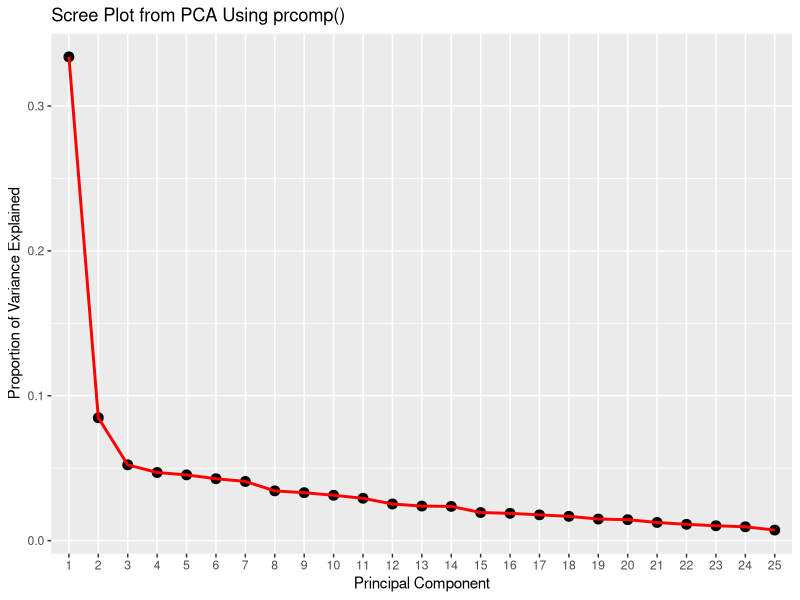
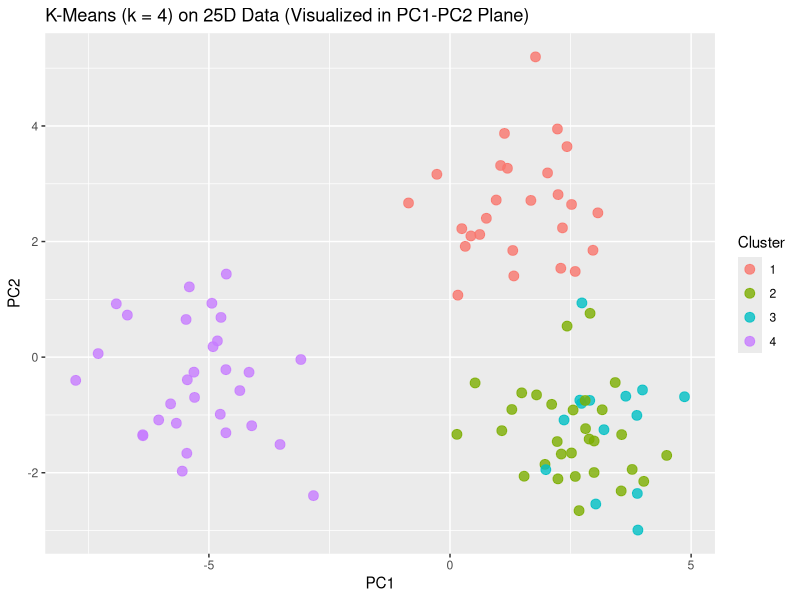
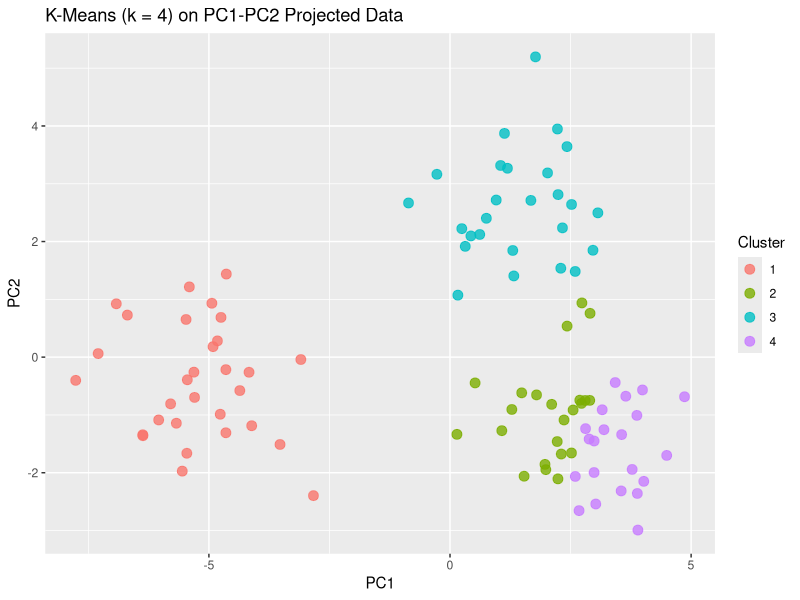
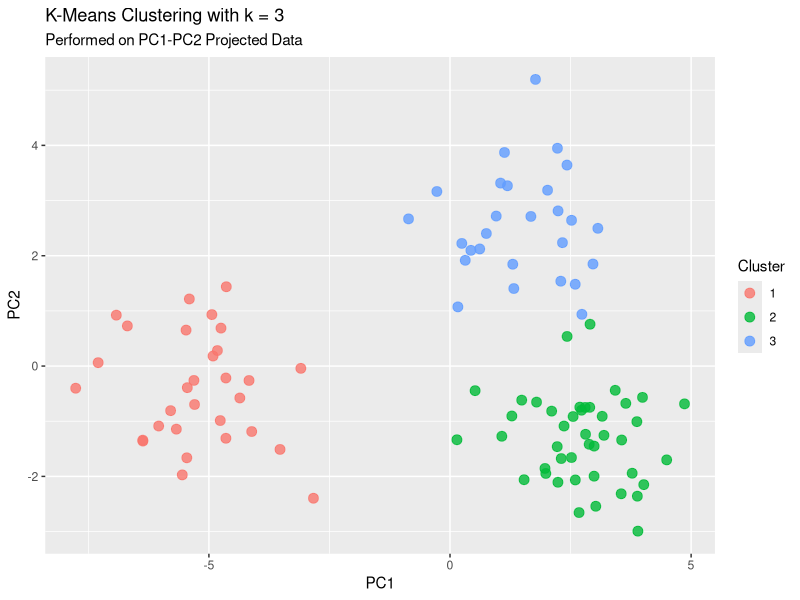
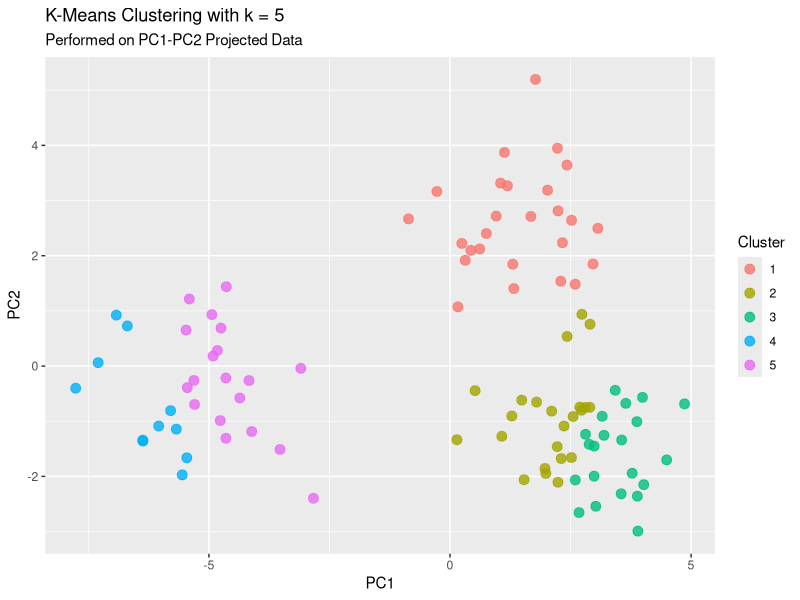
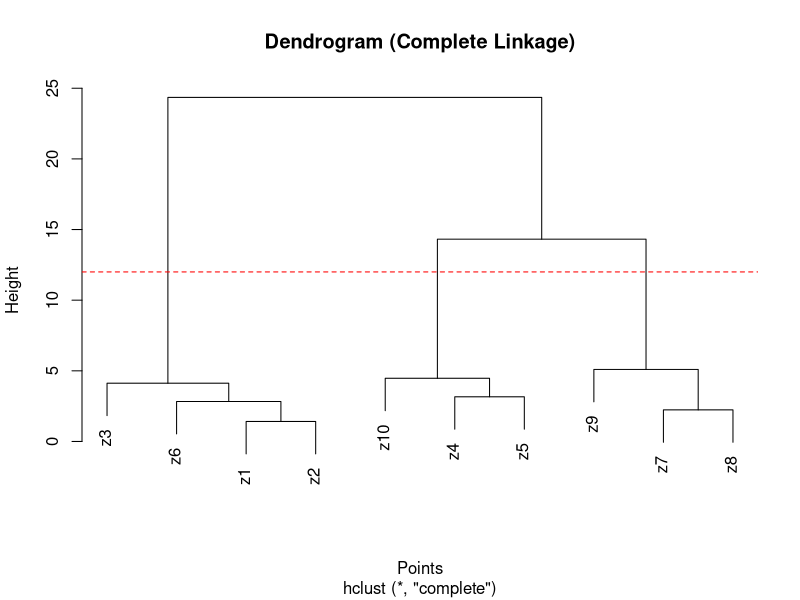

The R script that drew these images, in order:
## ---- chunk 1
knitr::opts_chunk$set(echo = TRUE,eval = TRUE)
## ---- chunk 2
# import the tidyverse environment
library(tidyverse)
library(MASS)
## ---- chunk 3
# input these data points
X <- matrix(c(
  2, 3,
  2, 5,
  3, 6,
  4, 5,
  5, 8,
  6, 10,
  6, 7,
  7, 11,
  7, 9,
  8, 12
), ncol = 2, byrow = TRUE)

# use prcomp to execute PCA
pca_result <- prcomp(X, center = TRUE, scale. = FALSE)

# output the first principal component
u1 <- pca_result$rotation[,1]
u1
## ---- chunk 4
# generate the data points
set.seed(111)
n <- 100
p <- 25
mean1 <- c(-2.5, -2.5, rep(0, p-2))
mean2 <- c(4, rep(0, p-1))
mean3 <- c(2, 3.5, -1, rep(0, p-3))
mean4 <- c(2, 3.3, 1, rep(0, p-3))
# X1 <- matrix(rnorm(n*p, mean=mean1, sd=1.0), n, p)
# X2 <- matrix(rnorm(n*p, mean=mean2, sd=1.0), n, p)
# X3 <- matrix(rnorm(n*p, mean=mean3, sd=1.0), n, p)
# X4 <- matrix(rnorm(n*p, mean=mean4, sd=1.0), n, p)
X1 <- MASS::mvrnorm(n, mean1, diag(1, nrow = p, ncol = p))
X2 <- MASS::mvrnorm(n, mean2, diag(1, nrow = p, ncol = p))
X3 <- MASS::mvrnorm(n, mean3, diag(1, nrow = p, ncol = p))
X4 <- MASS::mvrnorm(n, mean4, diag(1, nrow = p, ncol = p))
# Combine a "mixture" of 30 + 30 + 20 + 20 = 100 obs from 4 subgroups
X <- rbind(X1[1:30,], X2[1:30,], X3[1:20,], X4[1:20,])

# PCA using prcomp()
pca_result <- prcomp(X, center = TRUE, scale. = FALSE)

# First principal component direction
u1 <- pca_result$rotation[, 1]
u1

# Project data onto u1
proj_scores <- as.vector((scale(X, center = TRUE, scale = FALSE)) %*% u1)

# Compute variance along u1 direction
directional_variance <- mean(proj_scores^2)
directional_variance
## ---- chunk 5
sdev <- pca_result$sdev

# variance
var_explained <- sdev^2
var_explained_ratio <- var_explained / sum(var_explained)

# make a tiny data frame
scree_df <- tibble(
  PC = factor(1:length(var_explained_ratio)),
  VarianceExplained = var_explained_ratio
)

# draw Scree Plot
ggplot(scree_df, aes(x = PC, y = VarianceExplained, group = 1)) +
  geom_point(size = 3) +
  geom_line(linewidth = 1, color = "red") +
  labs(title = "Scree Plot from PCA Using prcomp()",
       x = "Principal Component",
       y = "Proportion of Variance Explained")
## ---- chunk 6
# generate the data points
set.seed(111)
n <- 100
p <- 25
mean1 <- c(-2.5, -2.5, rep(0, p-2))
mean2 <- c(4, rep(0, p-1))
mean3 <- c(2, 3.5, -1, rep(0, p-3))
mean4 <- c(2, 3.3, 1, rep(0, p-3))
# X1 <- matrix(rnorm(n*p, mean=mean1, sd=1.0), n, p)
# X2 <- matrix(rnorm(n*p, mean=mean2, sd=1.0), n, p)
# X3 <- matrix(rnorm(n*p, mean=mean3, sd=1.0), n, p)
# X4 <- matrix(rnorm(n*p, mean=mean4, sd=1.0), n, p)
X1 <- MASS::mvrnorm(n, mean1, diag(1, nrow = p, ncol = p))
X2 <- MASS::mvrnorm(n, mean2, diag(1, nrow = p, ncol = p))
X3 <- MASS::mvrnorm(n, mean3, diag(1, nrow = p, ncol = p))
X4 <- MASS::mvrnorm(n, mean4, diag(1, nrow = p, ncol = p))
# Combine a "mixture" of 30 + 30 + 20 + 20 = 100 obs from 4 subgroups
X <- rbind(X1[1:30,], X2[1:30,], X3[1:20,], X4[1:20,])

# PCA using prcomp()
pca_result <- prcomp(X, center = TRUE, scale. = FALSE)
PCs <- as_tibble(pca_result$x[, 1:2])

set.seed(123)  # set reproducibility
km_orig <- kmeans(X, centers = 4, nstart = 25)

PCs_with_orig_cluster <- PCs %>%
  mutate(cluster_orig25D = factor(km_orig$cluster))

plot1 <- ggplot(PCs_with_orig_cluster, aes(x = PC1, y = PC2, color = cluster_orig25D)) +
  geom_point(size = 3, alpha = 0.8) +
  labs(title = "K-Means (k = 4) on 25D Data (Visualized in PC1-PC2 Plane)",
       x = "PC1", y = "PC2", color = "Cluster")

plot1
## ---- chunk 7
set.seed(123)
km_pca <- kmeans(PCs, centers = 4, nstart = 25)

PCs_with_pca_cluster <- PCs %>%
  mutate(cluster_PC = factor(km_pca$cluster))

# plot a graph
plot2 <- ggplot(PCs_with_pca_cluster, aes(x = PC1, y = PC2, color = cluster_PC)) +
  geom_point(size = 3, alpha = 0.8) +
  labs(title = "K-Means (k = 4) on PC1-PC2 Projected Data",
       x = "PC1", y = "PC2", color = "Cluster")
plot2
## ---- chunk 8
set.seed(123)
km_k3 <- kmeans(PCs, centers = 3, nstart = 25)

PCs_k3 <- PCs %>%
  mutate(cluster_k3 = factor(km_k3$cluster))

# plot the graph
ggplot(PCs_k3, aes(x = PC1, y = PC2, color = cluster_k3)) +
  geom_point(size = 3, alpha = 0.8) +
  labs(
    title = "K-Means Clustering with k = 3",
    subtitle = "Performed on PC1-PC2 Projected Data",
    x = "PC1", y = "PC2", color = "Cluster"
  ) 

set.seed(123)
km_k5 <- kmeans(PCs, centers = 5, nstart = 25)

PCs_k5 <- PCs %>%
  mutate(cluster_k5 = factor(km_k5$cluster))

# plot the graph
ggplot(PCs_k5, aes(x = PC1, y = PC2, color = cluster_k5)) +
  geom_point(size = 3, alpha = 0.8) +
  labs(
    title = "K-Means Clustering with k = 5",
    subtitle = "Performed on PC1-PC2 Projected Data",
    x = "PC1", y = "PC2", color = "Cluster"
  )
## ---- chunk 9
points <- matrix(c(
  2, 4,   # z1
  3, 3,   # z2
  3, 6,   # z3
  5, 15,  # z4
  6, 12,  # z5
  4, 2,   # z6
  10, 22, # z7
  11, 20, # z8
  12, 25, # z9
  8, 16   # z10
), ncol = 2, byrow = TRUE)

colnames(points) <- c("x", "y")
rownames(points) <- paste0("z", 1:10)

# C1: z1, z6
# C2: z2, z3, z5
# C3: z4, z7, z8, z9, z10
initial_clusters <- list(
  C1 = c(1, 6),
  C2 = c(2, 3, 5),
  C3 = c(4, 7, 8, 9, 10)
)

compute_centroid <- function(indices) {
  colMeans(points[indices, , drop = FALSE])
}

centroids <- t(sapply(initial_clusters, compute_centroid))
centroids

assign_to_nearest <- function(pt, centroids) {
  dists <- apply(centroids, 1, function(center) sum((pt - center)^2))
  which.min(dists)
}

new_cluster_ids <- apply(points, 1, assign_to_nearest, centroids = centroids)
cluster_names <- names(initial_clusters)[new_cluster_ids]

data.frame(Point = rownames(points), AssignedTo = cluster_names)
## ---- chunk 10
# the first update
updated_clusters <- list(
  C1 = which(cluster_names == "C1"),
  C2 = which(cluster_names == "C2"),
  C3 = which(cluster_names == "C3")
)

centroids_2 <- t(sapply(updated_clusters, function(indices) {
  colMeans(points[indices, , drop = FALSE])
}))
centroids_2

new_cluster_ids_2 <- apply(points, 1, assign_to_nearest, centroids = centroids_2)
cluster_names_2 <- names(updated_clusters)[new_cluster_ids_2]

data.frame(Point = rownames(points),
           ClusterAfterUpdate1 = cluster_names,
           ClusterAfterUpdate2 = cluster_names_2)
## ---- chunk 11
points <- matrix(c(
  2, 4,   # z1
  3, 3,   # z2
  3, 6,   # z3
  5, 15,  # z4
  6, 12,  # z5
  4, 2,   # z6
  10, 22, # z7
  11, 20, # z8
  12, 25, # z9
  8, 16   # z10
), ncol = 2, byrow = TRUE)

colnames(points) <- c("x", "y")
rownames(points) <- paste0("z", 1:10)

set.seed(123) # keep the reproducibility

results <- list()

for (i in 1:5) {
  km <- kmeans(points, centers = 3, nstart = 1)
  results[[i]] <- list(
    clusters = km$cluster,
    tot_withinss = km$tot.withinss
  )
}

for (i in 1:5) {
  cat("Run", i, "\n")
  cat("Cluster assignment:", results[[i]]$clusters, "\n")
  cat("Total within-cluster sum of squares:", results[[i]]$tot_withinss, "\n\n")
}
## ---- chunk 12
points <- matrix(c(
  2, 4,   # z1
  3, 3,   # z2
  3, 6,   # z3
  5, 15,  # z4
  6, 12,  # z5
  4, 2,   # z6
  10, 22, # z7
  11, 20, # z8
  12, 25, # z9
  8, 16   # z10
), ncol = 2, byrow = TRUE)

rownames(points) <- paste0("z", 1:10)
colnames(points) <- c("x", "y")

dists <- dist(points)

hc <- hclust(dists, method = "complete")

plot(hc, labels = rownames(points), main = "Dendrogram (Complete Linkage)",
     xlab = "Points", ylab = "Height")
abline(h = 12, col = "red", lty = 2)

cut3 <- cutree(hc, k = 3)
cut3

merge_info <- as.data.frame(hc$merge)
merge_info$height <- hc$height
head(merge_info)

set.seed(123)
kmeans_result <- kmeans(points, centers = 3, nstart = 10)
kmeans_result$cluster

data.frame(Point = rownames(points),
           Hierarchical = cut3,
           KMeans = kmeans_result$cluster)

cutree(hc, k = 3)
split(rownames(points), cutree(hc, k = 3))
